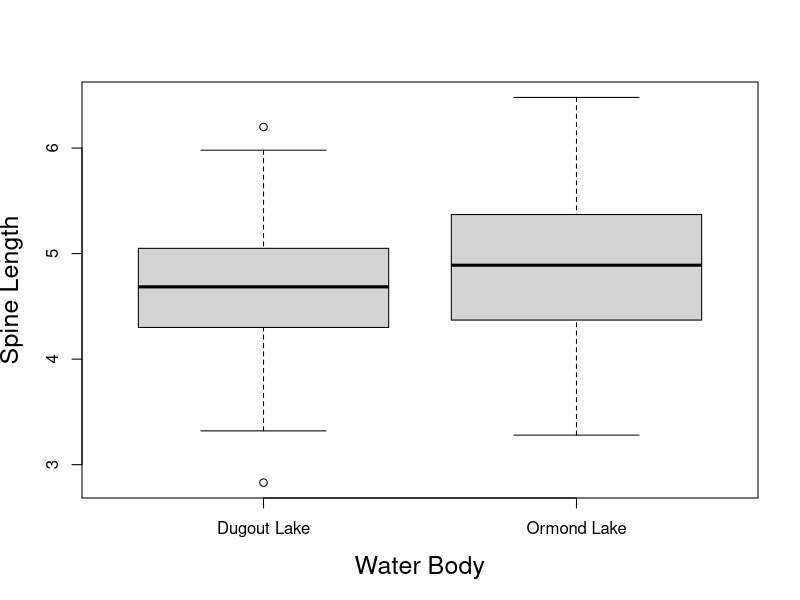
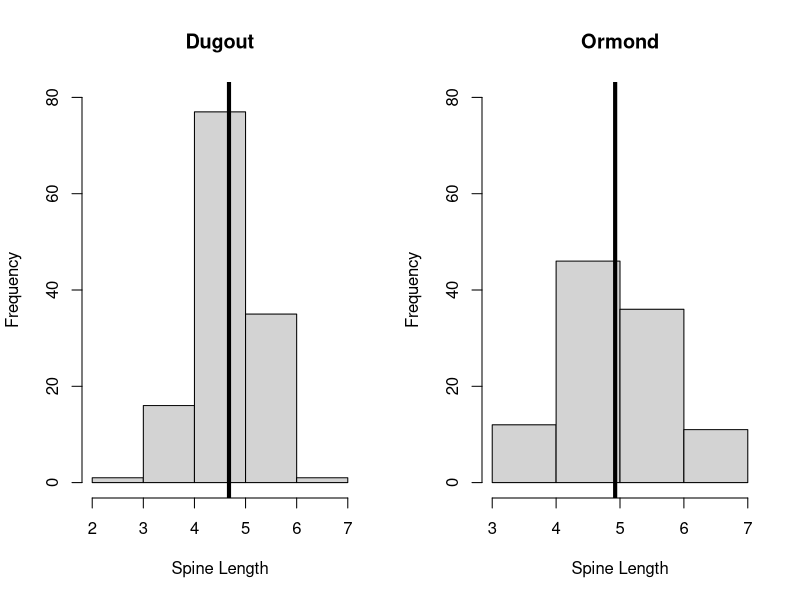

Reproduce these figures in R, in order.
#This group includes Ana Ingram, Destini Barnett, and Cecile Barnes.
#Trout found in Orml and not in DugL
#if usingR not loaded then load
#library(UsingR)
DugL=c(3.82, 5.44, 4.59, 5.00, 5.98, 4.30, 4.00, 5.07, 4.92, 4.57, 3.32, 4.88, 4.52, 5.53, 4.58, 4.43, 5.15, 4.66, 3.53, 5.15, 4.10, 5.43, 4.53, 5.33, 5.75, 5.03, 5.00, 4.44, 4.67, 4.47, 4.18, 4.71, 4.54, 4.40, 4.64, 4.27, 4.85, 4.32, 4.71, 5.05, 3.92, 5.19, 3.43, 5.57, 3.97, 5.39, 5.06, 5.19, 4.83, 5.55, 4.51, 4.25, 4.67, 4.08, 5.17, 6.20, 4.70, 5.03, 5.65, 4.24, 4.62, 4.75, 4.26, 4.62, 4.79, 4.93, 4.67, 4.03, 4.86, 5.25, 4.78, 4.98, 4.95, 3.74, 4.53, 5.42, 4.91, 3.80, 5.59, 4.54, 4.54, 5.07, 5.19, 4.36, 5.10, 4.30, 4.11, 5.45, 4.59, 5.42, 4.92, 4.30, 4.92, 4.77, 5.54, 4.83, 5.06, 4.51, 3.85, 4.85, 4.85, 4.59, 5.12, 5.13, 5.45, 4.93, 5.23, 3.90, 4.50, 4.17, 4.60, 4.85, 4.72, 4.07, 3.97, 3.63, 3.55, 4.76, 4.40, 3.70, 3.88, 4.61, 4.58, 4.52, 5.02, 4.24, 4.75, 4.23, 2.83, 4.93)
mean(DugL)
OrmL=c(4.83,4.58,4.35,4.12,5.40,4.43,4.15,4.78,3.92,5.66,5.14,4.63,6.48,3.94,6.48,4.84,5.76,5.65,3.63,5.15,5.50,6.02,5.31,5.11,5.13,6.48,5.47,6.01,4.77,5.37,4.89,3.70,5.01,6.21,5.95,4.18,4.37,5.09,4.67,5.21,4.87,5.15,4.52,5.36,4.59,4.09,5.67,4.57,4.95,4.15,5.78,4.56,6.36,4.71,4.52,4.98,4.85,5.96,4.62,5.27,6.14,4.93,5.31,4.58,5.21,5.90,4.71,4.14,5.14,4.89,5.74,5.29,5.35,6.13,5.87,4.80,5.38,3.28,5.00,5.05,3.81,4.39,3.51,4.20,3.86,4.63,4.10,3.58,3.78,4.14,3.96,4.14,4.16,4.12,5.09,4.76,5.17,6.17,6.47,3.91,4.54,4.07,4.91,5.49,5.34)
mean(OrmL)
boxplot(DugL,OrmL,names=c("Dugout Lake","Ormond Lake"),
        xlab="Water Body",ylab="Spine Length",cex.lab=1.5)
par(mfrow=c(1,2))
hist(DugL,xlab="Spine Length",main="Dugout", breaks=4,ylim=c(0,80))
abline(v=mean(DugL),lwd=4)
hist(OrmL,xlab="Spine Length",main="Ormond",breaks=4,ylim=c(0,80))
abline(v=mean(OrmL),lwd=4)
shapiro.test(DugL)$p.value
shapiro.test(OrmL)$p.value
#Some Descriptive Statistics 
mean(DugL)
mean(OrmL)
var(DugL)
var(OrmL)
sd(DugL)
sd(OrmL)
seDugL=sd(DugL)/sqrt(130)
seDugL
seOrmL=sd(OrmL)/sqrt(105)
seOrmL
var.test(DugL,OrmL)
t.test(DugL,OrmL,var.equal=TRUE)
t.test(DugL,OrmL,var.equal=FALSE)
